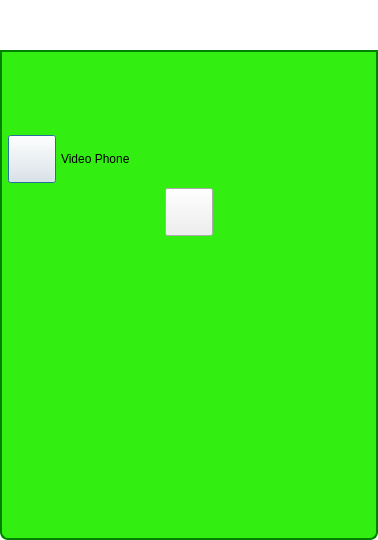
<?xml version="1.0" encoding="UTF-8"?>
<ui version="4.0">
 <class>ToFriendVoicePhoneDialog</class>
 <widget class="QDialog" name="ToFriendVoicePhoneDialog">
  <property name="geometry">
   <rect>
    <x>0</x>
    <y>0</y>
    <width>378</width>
    <height>540</height>
   </rect>
  </property>
  <property name="sizePolicy">
   <sizepolicy hsizetype="Preferred" vsizetype="Expanding">
    <horstretch>0</horstretch>
    <verstretch>0</verstretch>
   </sizepolicy>
  </property>
  <property name="minimumSize">
   <size>
    <width>0</width>
    <height>0</height>
   </size>
  </property>
  <property name="maximumSize">
   <size>
    <width>16777215</width>
    <height>16777215</height>
   </size>
  </property>
  <property name="windowTitle">
   <string>Dialog</string>
  </property>
  <property name="styleSheet">
   <string notr="true">QDialog#ToFriendVoicePhoneDialog
{   
color: transparent;
background-color: transparent;
border: 1px solid transparent;
border-radius: 8px; 
}

#StyledDlgTitleBox
{   
color: black;
background-color: rgb(50,238,17);
border: 2px solid green;
border-top-left-radius: 8px; 
border-top-right-radius: 8px;
}

#StyledDlgTitleLabel
{   
color: black;
}

#StyledDlgItemsBox
{   
background-color: rgb(50,238,17);
border: 2px solid green;
border-top-color: green; 
border-bottom-left-radius: 8px; 
border-bottom-right-radius: 8px;
}
QPushButton#CallButton
{
color: white;
font: bold 14px;
border-width: 10;
border-image: url(:/MyP2PWeb/Resources/button_green_normal.png) 10;
padding: -10;
}
QPushButton#CallButton:pressed
{
border-width: 10;
border-image: url(:/MyP2PWeb/Resources/button_green_pressed.png) 10;
padding: -10;
}
QPushButton#HangUpButton
{
color: white;
font: bold 14px;
border-width: 10;
border-image: url(:/MyP2PWeb/Resources/button_green_normal.png) 10;
padding: -10;
}
QPushButton#HangUpButton:pressed
{
border-width: 10;
border-image: url(:/MyP2PWeb/Resources/button_green_pressed.png) 10;
padding: -10;
}
QLabel#PermissionLabel
{
font: bold 14px;
}
QLabel#MuteMicrophoneLabel
{
font: bold 12px;
}
QLabel#MuteSpeakerLabel
{
font: bold 12px;
}</string>
  </property>
  <layout class="QVBoxLayout" name="verticalLayout">
   <property name="spacing">
    <number>0</number>
   </property>
   <property name="leftMargin">
    <number>0</number>
   </property>
   <property name="topMargin">
    <number>0</number>
   </property>
   <property name="rightMargin">
    <number>0</number>
   </property>
   <property name="bottomMargin">
    <number>0</number>
   </property>
   <item>
    <widget class="TitleBarWidget" name="m_TitleBarWidget" native="true">
     <property name="sizePolicy">
      <sizepolicy hsizetype="Preferred" vsizetype="Fixed">
       <horstretch>0</horstretch>
       <verstretch>0</verstretch>
      </sizepolicy>
     </property>
     <property name="minimumSize">
      <size>
       <width>0</width>
       <height>50</height>
      </size>
     </property>
     <property name="maximumSize">
      <size>
       <width>16777215</width>
       <height>50</height>
      </size>
     </property>
    </widget>
   </item>
   <item>
    <widget class="QGroupBox" name="StyledDlgItemsBox">
     <property name="sizePolicy">
      <sizepolicy hsizetype="Preferred" vsizetype="Expanding">
       <horstretch>0</horstretch>
       <verstretch>0</verstretch>
      </sizepolicy>
     </property>
     <property name="minimumSize">
      <size>
       <width>0</width>
       <height>0</height>
      </size>
     </property>
     <property name="title">
      <string/>
     </property>
     <layout class="QVBoxLayout" name="verticalLayout_2">
      <property name="spacing">
       <number>5</number>
      </property>
      <property name="leftMargin">
       <number>5</number>
      </property>
      <property name="topMargin">
       <number>5</number>
      </property>
      <property name="rightMargin">
       <number>5</number>
      </property>
      <property name="bottomMargin">
       <number>5</number>
      </property>
      <item>
       <widget class="QLabel" name="m_StatusLabel">
        <property name="text">
         <string/>
        </property>
       </widget>
      </item>
      <item>
       <widget class="IdentWidget" name="m_FriendIdentWidget" native="true">
        <property name="sizePolicy">
         <sizepolicy hsizetype="Preferred" vsizetype="Fixed">
          <horstretch>0</horstretch>
          <verstretch>0</verstretch>
         </sizepolicy>
        </property>
        <property name="minimumSize">
         <size>
          <width>0</width>
          <height>50</height>
         </size>
        </property>
        <property name="maximumSize">
         <size>
          <width>16777215</width>
          <height>50</height>
         </size>
        </property>
       </widget>
      </item>
      <item>
       <layout class="QHBoxLayout" name="horizontalLayout">
        <item>
         <widget class="VxPushButton" name="m_PermissionButton">
          <property name="minimumSize">
           <size>
            <width>48</width>
            <height>48</height>
           </size>
          </property>
          <property name="maximumSize">
           <size>
            <width>48</width>
            <height>48</height>
           </size>
          </property>
          <property name="text">
           <string/>
          </property>
          <property name="iconSize">
           <size>
            <width>48</width>
            <height>48</height>
           </size>
          </property>
         </widget>
        </item>
        <item>
         <widget class="QLabel" name="m_PermissionLabel">
          <property name="text">
           <string>Video Phone </string>
          </property>
         </widget>
        </item>
       </layout>
      </item>
      <item>
       <layout class="QHBoxLayout" name="horizontalLayout_2">
        <item>
         <spacer name="horizontalSpacer">
          <property name="orientation">
           <enum>Qt::Horizontal</enum>
          </property>
          <property name="sizeHint" stdset="0">
           <size>
            <width>40</width>
            <height>20</height>
           </size>
          </property>
         </spacer>
        </item>
        <item>
         <widget class="VxPushButton" name="m_HangUpButton">
          <property name="sizePolicy">
           <sizepolicy hsizetype="Fixed" vsizetype="Fixed">
            <horstretch>0</horstretch>
            <verstretch>0</verstretch>
           </sizepolicy>
          </property>
          <property name="minimumSize">
           <size>
            <width>48</width>
            <height>48</height>
           </size>
          </property>
          <property name="maximumSize">
           <size>
            <width>48</width>
            <height>48</height>
           </size>
          </property>
          <property name="text">
           <string/>
          </property>
          <property name="iconSize">
           <size>
            <width>48</width>
            <height>48</height>
           </size>
          </property>
         </widget>
        </item>
        <item>
         <spacer name="horizontalSpacer_2">
          <property name="orientation">
           <enum>Qt::Horizontal</enum>
          </property>
          <property name="sizeHint" stdset="0">
           <size>
            <width>40</width>
            <height>20</height>
           </size>
          </property>
         </spacer>
        </item>
       </layout>
      </item>
      <item>
       <widget class="InstMsgWidget" name="m_InstMsgWidget" native="true">
        <property name="sizePolicy">
         <sizepolicy hsizetype="Preferred" vsizetype="Expanding">
          <horstretch>0</horstretch>
          <verstretch>0</verstretch>
         </sizepolicy>
        </property>
       </widget>
      </item>
     </layout>
    </widget>
   </item>
  </layout>
 </widget>
 <customwidgets>
  <customwidget>
   <class>TitleBarWidget</class>
   <extends>QWidget</extends>
   <header>TitleBarWidget.h</header>
   <container>1</container>
  </customwidget>
  <customwidget>
   <class>VxPushButton</class>
   <extends>QPushButton</extends>
   <header location="global">VxPushButton.h</header>
  </customwidget>
  <customwidget>
   <class>IdentWidget</class>
   <extends>QWidget</extends>
   <header location="global">IdentWidget.h</header>
   <container>1</container>
  </customwidget>
  <customwidget>
   <class>InstMsgWidget</class>
   <extends>QWidget</extends>
   <header>InstMsgWidget.h</header>
   <container>1</container>
  </customwidget>
 </customwidgets>
 <resources/>
 <connections/>
</ui>
